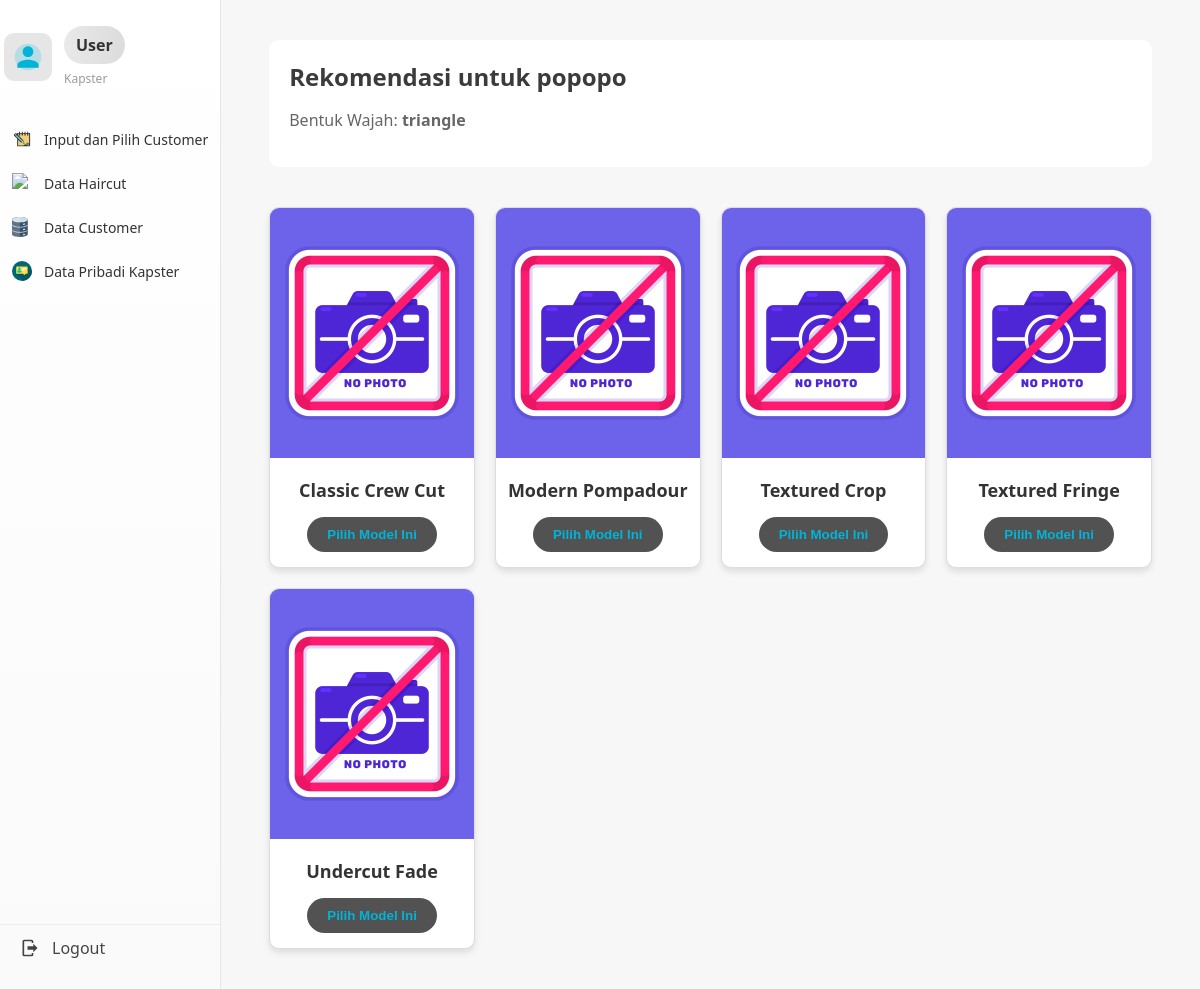
Page /haircut.php?pelanggan_id=7 (signed in) on the committed database.
### tables this page shows
CREATE TABLE `pelanggan` (
  `id` int(11) NOT NULL,
  `nama` varchar(100) NOT NULL,
  `bentuk_wajah` varchar(50) DEFAULT NULL,
  `created_at` timestamp NOT NULL DEFAULT current_timestamp(),
  `hp_pelanggan` varchar(25) DEFAULT NULL,
  `foto` varchar(255) DEFAULT NULL
);

CREATE TABLE `model_rambut` (
  `id` int(11) NOT NULL,
  `nama` varchar(100) NOT NULL,
  `deskripsi` text DEFAULT NULL,
  `bentuk_wajah` varchar(50) NOT NULL
);

### haircut.php (the view, shortened to what this page needs)
<?php
require_once 'not-to-show/connect.php';
$id_pelanggan = isset($_GET['pelanggan_id']) ? $_GET['pelanggan_id'] : (isset($_GET['id_pelanggan']) ? $_GET['id_pelanggan'] : null);
$shape = '';
$name = '';
if ($id_pelanggan) {
    $res = mysqli_query($conn, "SELECT * FROM pelanggan WHERE id = '$id_pelanggan'");
    $data = mysqli_fetch_assoc($res);
    $shape = $data['bentuk_wajah'];
    $name = $data['nama'];
} else {
    $shape = $_GET['shape'] ?? '';
    $name = $_GET['name'] ?? '';
    $res = mysqli_query($conn, "SELECT id FROM pelanggan WHERE nama = '$name' ORDER BY id DESC LIMIT 1");
    $data = mysqli_fetch_assoc($res);
    $id_pelanggan = $data['id'] ?? null;
}
$query_model = mysqli_query($conn, "SELECT * FROM model_rambut WHERE bentuk_wajah = '$shape'");
?>
<!DOCTYPE html>
<html lang="id">
<head>
    <link rel="stylesheet" href="assets/css/test.css">
</head>
<body>
    <?php include 'sidebar.php'; ?>
    <div class="content">
        <div style="padding: 20px; background: #fff; border-radius: 10px; margin: 20px;">
            <h2 style="margin:0;">Rekomendasi untuk <?= htmlspecialchars($name) ?></h2>
            <p style="color: #666;">Bentuk Wajah: <strong><?= htmlspecialchars($shape) ?></strong></p>
        </div>
        <div class="haircut-grid">
            <?php if (mysqli_num_rows($query_model) > 0): ?>
                <?php while($row = mysqli_fetch_assoc($query_model)): ?>
                    <?php
                        $gambar = 'assets/img/no-image.jpg';
                    ?>
                    <div class="haircut-card">
                        <img src="<?= $gambar ?>" alt="<?= htmlspecialchars($row['nama']) ?>">
                        <h3><?= htmlspecialchars($row['nama']) ?></h3>
                        <form method="POST">
                            <button type="submit" name="pilih_haircut" class="btn-pilih">Pilih Model Ini</button>
                        </form>
                    </div>
                <?php endwhile; ?>
            <?php else: ?>
                <div style="padding: 20px;">Belum ada data model rambut untuk bentuk wajah ini.</div>
            <?php endif; ?>
        </div>
    </div>
</body>
</html>

### assets/css/test.css (style rules this page uses)
:root { --sidebar-w: 240px; --bg: #f7f7f8; --muted: #9b9b9b; --primary: #b0b0b0; --accent: #3b3b3b; --card-bg: #ffffff; --pill-bg: #e6e6e6; }
* { box-sizing: border-box; }
html, body { height: 100%; padding: 0; margin: 0; font-family: "Segoe UI", Roboto, "Helvetica Neue", Arial; background: var(--bg); color: var(--accent); }
body { display: flex; }
.content { flex: 1; padding: 20px 28px; overflow: auto; }

### haircut.php (style rules this page uses)
.haircut-grid { display: grid; grid-template-columns: repeat(auto-fill, minmax(200px, 1fr)); gap: 20px; padding: 20px; }
.haircut-card { border: 1px solid #ddd; border-radius: 10px; overflow: hidden; background: white; text-align: center; padding-bottom: 15px; box-shadow: 0 4px 6px rgba(0,0,0,0.1); }
.haircut-card img { width: 100%; height: 250px; object-fit: cover; object-position: top; }
.haircut-card h3 { margin: 15px 0; font-size: 18px; color: #333; }
.btn-pilih { background: #525252; color: #00B4D8; border: none; padding: 10px 20px; border-radius: 20px; cursor: pointer; font-weight: bold; transition: 0.3s; }

### rows in the picture
pelanggan: nama "popopo", bentuk_wajah "triangle"
model_rambut: nama "Classic Crew Cut"
model_rambut: nama "Modern Pompadour"
model_rambut: nama "Textured Crop"
model_rambut: nama "Textured Fringe"
model_rambut: nama "Undercut Fade"

### other values in the picture
$nama "User"
$role "Kapster"
